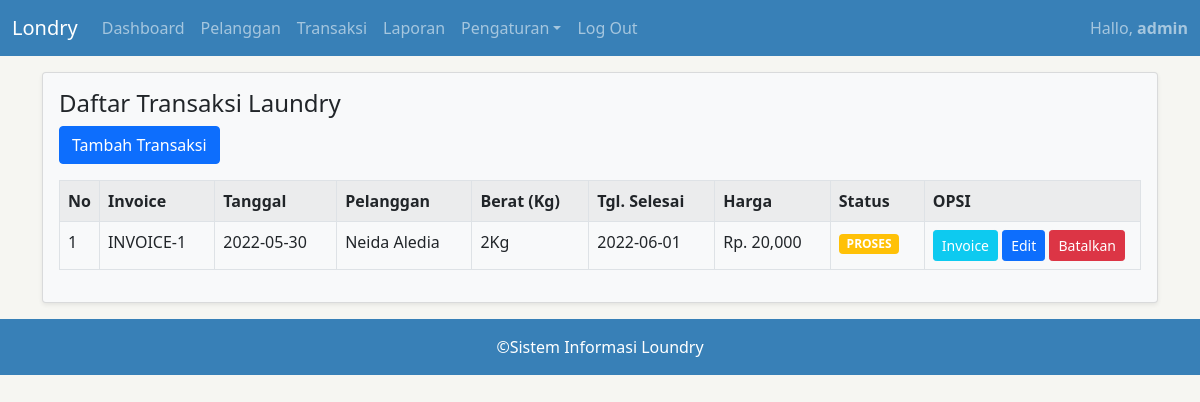
Screenshot of /admin/transaksi.php (signed in) with the database file from the repository.
### tables this page shows
CREATE TABLE `pelanggan` (
  `pelanggan_id` int(11) NOT NULL,
  `pelanggan_nama` varchar(100) NOT NULL,
  `pelanggan_hp` varchar(100) NOT NULL,
  `pelanggan_alamat` varchar(100) NOT NULL
);

CREATE TABLE `transaksi` (
  `transaksi_id` int(11) NOT NULL,
  `transaksi_tgl` date NOT NULL,
  `transaksi_pelanggan` int(11) NOT NULL,
  `transaksi_harga` int(11) NOT NULL,
  `transaksi_berat` int(11) NOT NULL,
  `transaksi_tgl_selesai` date NOT NULL,
  `transaksi_status` int(11) NOT NULL
);

### function/functions.php (called while the page is built, shortened)
<?php
$conn = mysqli_connect("localhost", "root", "", "laundry");
function query($query) {
  global $conn;
  $result = mysqli_query($conn, $query);
  $rows = [];
  while( $row = mysqli_fetch_assoc($result) ) {
    $rows[] = $row;
  }
  return $rows;
}

### admin/transaksi.php (the view, shortened to what this page needs)
<?php include 'layouts/header.php'; ?>
<div class="container">
<div class="card bg-light mb-3 mt-3 shadow-sm">
  <div class="card-body">
    <h4 class="card-title">Daftar Transaksi Laundry</h4>
    <a href="transaksi_tambah.php" class="btn btn-primary text-white mb-3">Tambah Transaksi</a>
    <table class="table table-bordered table-striped">
      <tr>
        <th width="1%">No</th>
        <th>Invoice</th>
        <th>Tanggal</th>
        <th>Pelanggan</th>
        <th>Berat (Kg)</th>
        <th>Tgl. Selesai</th>
        <th>Harga</th>
        <th>Status</th>
        <th width="20%">OPSI</th>
      </tr>
      <?php $result = query("SELECT * FROM pelanggan,transaksi WHERE transaksi_pelanggan = pelanggan_id ORDER BY transaksi_id DESC"); $i = 1; ?>
      <?php foreach( $result as $data ): ?>
        <tr>
          <td><?= $i; ?></td>
          <td>INVOICE-<?= $data["transaksi_id"]; ?></td>
          <td><?= $data["transaksi_tgl"]; ?></td>
          <td><?= $data["pelanggan_nama"]; ?></td>
          <td><?= $data["transaksi_berat"]; ?>Kg</td>
          <td><?= $data["transaksi_tgl_selesai"]; ?></td>
          <td>Rp. <?= number_format($data["transaksi_harga"]); ?></td>
          <td>
            <?php
              if( $data["transaksi_status"] == "0" ) {
                echo "<div class='badge bg-warning'>PROSES</div>";
              }else if( $data["transaksi_status"] == "1" ) {
                echo "<div class='badge bg-info'>DICUCI</div>";
              }else if( $data["transaksi_status"] == "2" ) {
                echo "<div class='badge bg-success'>SELESAI</div>";
              }
            ?>
          </td>
          <td>
            <a href="transaksi_invoice.php?id=<?= $data["transaksi_id"]; ?>" class="btn btn-info text-white btn-sm" target="_blank">Invoice</a>
            <a href="transaksi_edit.php?id=<?= $data["transaksi_id"]; ?>" class="btn btn-primary btn-sm">Edit</a>
            <a href="transaksi_hapus.php?id=<?= $data["transaksi_id"]; ?>" class="btn btn-danger btn-sm">Batalkan</a>
          </td>
        </tr>
      <?php $i++; ?>
      <?php endforeach; ?>
    </table>
  </div>
</div>
</div>
<?php include 'layouts/footer.php'; ?>

### public/css/style.css (style rules this page uses)
body { background-color: #f6f6f2; }

### rows the page displays
pelanggan: transaksi.transaksi_id "1", transaksi.transaksi_tgl "2022-05-30", pelanggan_nama "Neida Aledia", transaksi.transaksi_berat "2", transaksi.transaksi_tgl_selesai "2022-06-01", transaksi.transaksi_harga "20,000"

### other values shown
$_SESSION["username"] "admin"
